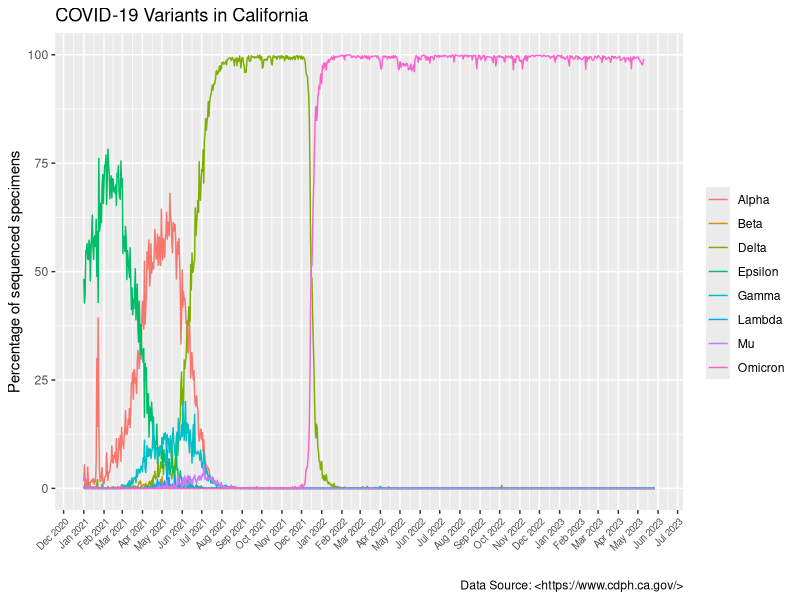

R code for this plot:
## ---- chunk 1
variant_data <- read.csv("covid19_variants.csv")
head(variant_data)
## ---- chunk 2
library(lubridate)
library(dplyr)
library(ggplot2)
## ---- chunk 3
variant_data$date <- as.Date(variant_data$date)
## ---- chunk 4
variants_only <- filter(variant_data, percentage<100)
head(variants_only)
## ---- chunk 5
variants_name <- filter(variants_only, variant_name != "Other")
head(variants_name)
## ---- chunk 6
variant_plot <- ggplot(variants_name)+
  aes(date, percentage, color=variant_name )+
  geom_line()
## ---- chunk 7
variant_plot <- variant_plot+
  labs(x="", y="Percentage of sequenced specimens",
       title="COVID-19 Variants in California", 
       caption="Data Source: <https://www.cdph.ca.gov/>", 
       color="")
## ---- chunk 8
variant_plot <- variant_plot+
  scale_x_date(date_breaks = "1 month", date_labels = "%b %Y")
## ---- chunk 9
variant_plot <- variant_plot+ 
  theme(axis.text.x = element_text(angle =45, hjust=1, size=7))
## ---- chunk 10
variant_plot
